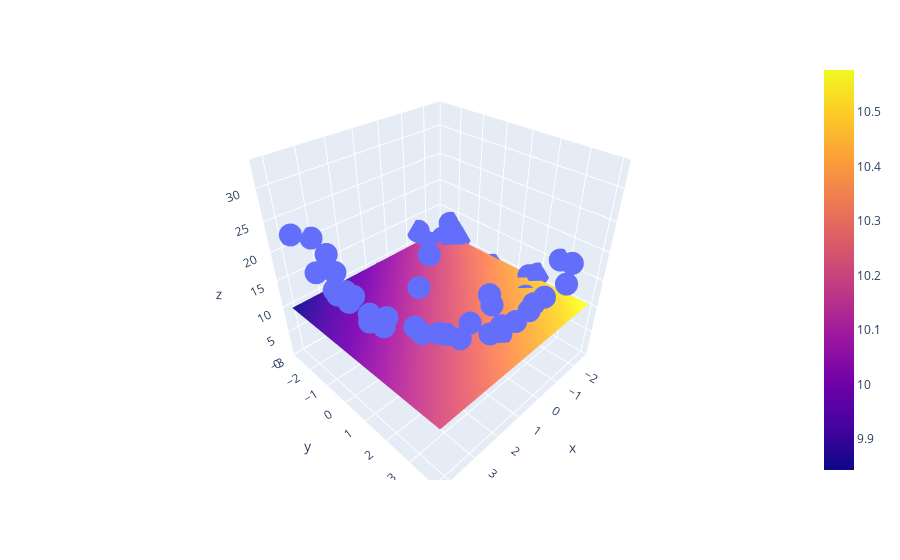

Notebook code for this chart:
### Code cell
import plotly.graph_objects as go
fig = px.scatter_3d(df,x=X.ravel(),y = Y.ravel(),z= Z.ravel())

fig.add_trace(go.Surface(x=x_input,y = y_input,z=z_final))

fig.show()
